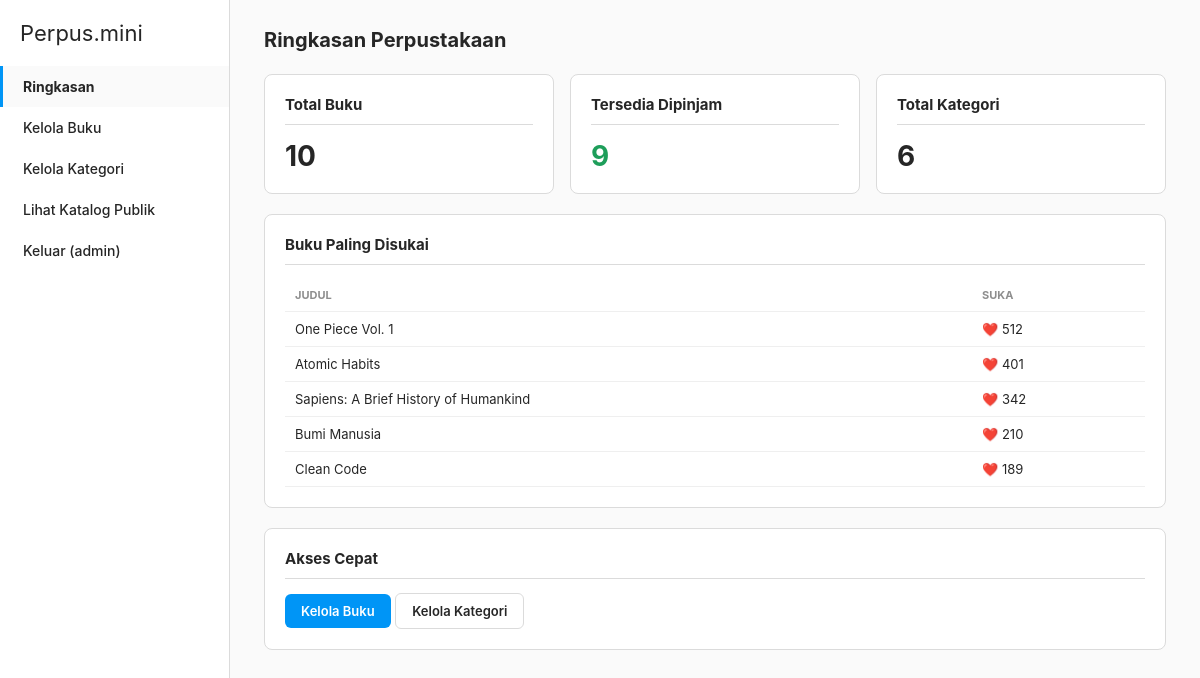
Page /admin/dashboard.php (signed in) on the committed database.
### tables this page shows
CREATE TABLE books (
    id INT AUTO_INCREMENT PRIMARY KEY,
    title VARCHAR(150) NOT NULL,
    author VARCHAR(120) NOT NULL,
    category_id INT NULL,
    cover_color VARCHAR(7) NOT NULL DEFAULT '#dbdbdb',  
    synopsis TEXT NULL,
    year SMALLINT NULL,
    stock INT NOT NULL DEFAULT 1,
    is_available TINYINT(1) NOT NULL DEFAULT 1,
    likes INT NOT NULL DEFAULT 0,  
    created_at DATETIME DEFAULT CURRENT_TIMESTAMP,
    FOREIGN KEY (category_id) REFERENCES categories(id) ON DELETE SET NULL
);

### config/db.php (called while the page is built, shortened)
<?php
function db(): PDO
{
    static $pdo = null;
    if ($pdo === null) {
        $dsn = 'mysql:host=' . DB_HOST . ';port=' . DB_PORT . ';dbname=' . DB_NAME . ';charset=utf8mb4';
        $options = [
            PDO::ATTR_ERRMODE            => PDO::ERRMODE_EXCEPTION,
            PDO::ATTR_DEFAULT_FETCH_MODE => PDO::FETCH_ASSOC,
            PDO::ATTR_EMULATE_PREPARES   => false,
        ];
        try {
            $pdo = new PDO($dsn, DB_USER, DB_PASS, $options);
        } catch (PDOException $e) {
            http_response_code(500);
            die('Koneksi database gagal. Pastikan schema.sql sudah di-import dan ENV DB sudah benar. (' . htmlspecialchars($e->getMessage()) . ')');
        }
    }
    return $pdo;
}

### includes/functions.php (called while the page is built, shortened)
<?php
require_once __DIR__ . '/../config/db.php';
function e(?string $s): string { return htmlspecialchars($s ?? '', ENT_QUOTES, 'UTF-8'); }

### admin/dashboard.php (the view, shortened to what this page needs)
<?php
require_once __DIR__ . '/../includes/functions.php';
$totalBooks = db()->query("SELECT COUNT(*) c FROM books")->fetch()['c'];
$totalAvailable = db()->query("SELECT COUNT(*) c FROM books WHERE is_available = 1 AND stock > 0")->fetch()['c'];
$totalCategories = db()->query("SELECT COUNT(*) c FROM categories")->fetch()['c'];
$topLiked = db()->query("SELECT title, likes FROM books ORDER BY likes DESC LIMIT 5")->fetchAll();
?>
<!DOCTYPE html>
<html lang="id">
<head>
<link rel="stylesheet" href="/assets/css/style.css">
</head>
<body>
<div class="admin-shell">
  <?php include __DIR__ . '/_sidebar.php'; ?>
  <div class="admin-main">
    <div class="admin-header"><h1>Ringkasan Perpustakaan</h1></div>
    <div class="grid-3">
      <div class="card"><h3>Total Buku</h3><div style="font-size:28px; font-weight:700;"><?= (int)$totalBooks ?></div></div>
      <div class="card"><h3>Tersedia Dipinjam</h3><div style="font-size:28px; font-weight:700; color:#1e9e5a;"><?= (int)$totalAvailable ?></div></div>
      <div class="card"><h3>Total Kategori</h3><div style="font-size:28px; font-weight:700;"><?= (int)$totalCategories ?></div></div>
    </div>
    <div class="card">
      <h3>Buku Paling Disukai</h3>
      <table>
        <thead><tr><th>Judul</th><th>Suka</th></tr></thead>
        <tbody>
        <?php foreach ($topLiked as $t): ?>
          <tr><td><?= e($t['title']) ?></td><td>❤️ <?= (int)$t['likes'] ?></td></tr>
        <?php endforeach; ?>
        </tbody>
      </table>
    </div>
    <div class="card">
      <h3>Akses Cepat</h3>
      <a href="/admin/books.php" class="btn btn-primary">Kelola Buku</a>
      <a href="/admin/categories.php" class="btn btn-outline">Kelola Kategori</a>
    </div>
  </div>
</div>
</body>
</html>

### assets/css/style.css (style rules this page uses)
:root { --ig-bg: #fafafa; --ig-border: #dbdbdb; --ig-text: #262626; --ig-gray: #8e8e8e; --ig-blue: #0095f6; --ig-blue-dark: #1877f2; --ig-red: #ed4956; --ig-gradient: linear-gradient(45deg, #f9ce34, #ee2a7b, #6228d7); --radius: 8px; }
* { box-sizing: border-box; margin: 0; padding: 0; }
body { font-family: -apple-system, BlinkMacSystemFont, 'Segoe UI', Roboto, Helvetica, Arial, sans-serif; background: var(--ig-bg); color: var(--ig-text); }
.btn { display: inline-block; border: none; border-radius: 6px; padding: 9px 16px; font-weight: 600; font-size: 13px; cursor: pointer; text-decoration: none; text-align: center; }
.btn-primary { background: var(--ig-blue); color: #fff; }
.btn-outline { background: #fff; border: 1px solid var(--ig-border); color: var(--ig-text); }
.admin-shell { display: flex; min-height: 100vh; }
.admin-main { flex: 1; padding: 28px 34px; max-width: 1000px; }
.admin-header { display: flex; justify-content: space-between; align-items: center; margin-bottom: 22px; }
.admin-header h1 { font-size: 20px; }
.card { background: #fff; border: 1px solid var(--ig-border); border-radius: var(--radius); padding: 20px; margin-bottom: 20px; }
.card h3 { font-size: 15px; margin-bottom: 14px; padding-bottom: 10px; border-bottom: 1px solid var(--ig-border); }
table { width: 100%; border-collapse: collapse; }
table th, table td { text-align: left; padding: 9px 10px; font-size: 13px; border-bottom: 1px solid #efefef; }
table th { color: var(--ig-gray); font-size: 11px; text-transform: uppercase; }
.grid-3 { display: grid; grid-template-columns: repeat(3,1fr); gap: 16px; }

### rows in the picture
books: title "One Piece Vol. 1", likes "512"
books: title "Atomic Habits", likes "401"
books: title "Sapiens: A Brief History of Humankind", likes "342"
books: title "Bumi Manusia", likes "210"
books: title "Clean Code", likes "189"

### other values in the picture
$admin['username'] "admin"
$totalBooks "10"
$totalAvailable "9"
$totalCategories "6"
